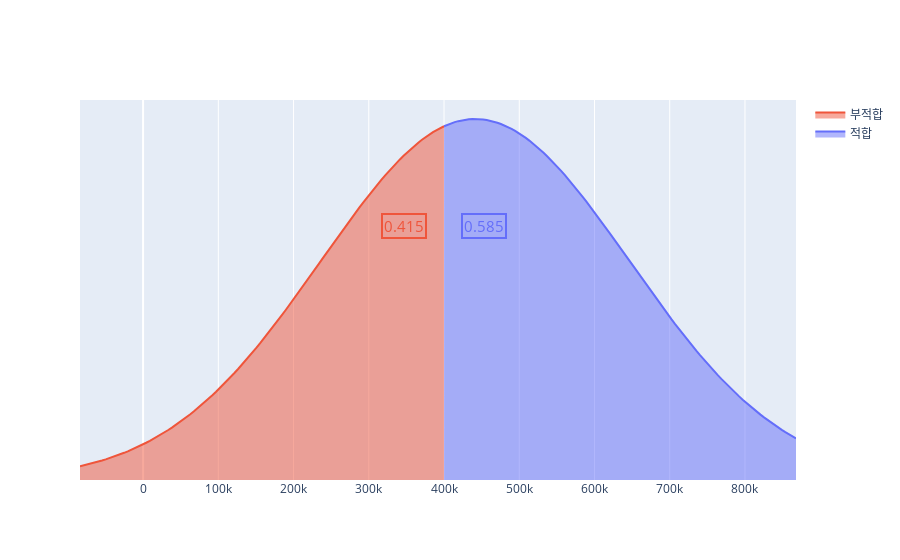

Here is the notebook cell this chart was saved with:
### Code cell
floating_pro,floating_pro_negative = cal_norm(df_foottraffic['월 평균'].mean(),
                                              df_foottraffic['월 평균'].std(),
                                              df_foottraffic['월 평균'].min(),          
                                              df_foottraffic['월 평균'].max(),  
                                              floating_density_standard,
                                              False)
floating_pro
